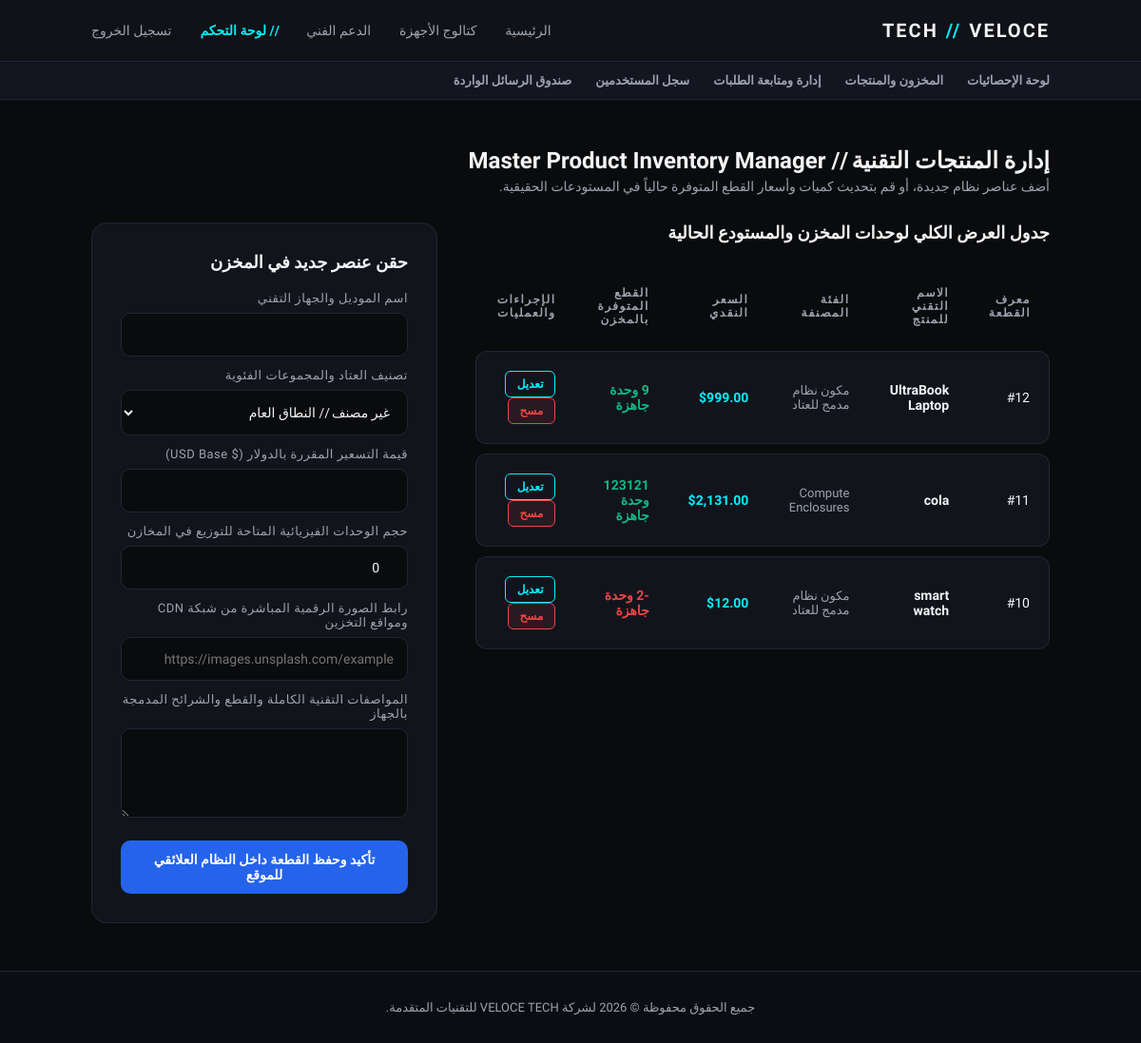
Page /admin_products.php (signed in) on the committed database.
### tables this page shows
CREATE TABLE `products` (
  `product_id` int(11) NOT NULL,
  `name` varchar(150) NOT NULL,
  `description` text DEFAULT NULL,
  `price` decimal(10,2) NOT NULL,
  `stock_quantity` int(11) DEFAULT 0,
  `image_url` varchar(255) DEFAULT NULL,
  `category_id` int(11) DEFAULT NULL,
  `created_at` timestamp NOT NULL DEFAULT current_timestamp()
);

CREATE TABLE `categories` (
  `category_id` int(11) NOT NULL,
  `name` varchar(50) NOT NULL,
  `description` text DEFAULT NULL
);

### admin_products.php (the view, shortened to what this page needs)
<?php
require_once 'config.php';
$edit_mode = false;
$edit_p = [
    'product_id'=>'', 'name'=>'', 'description'=>'', 'price'=>'', 'stock_quantity'=>'', 'image_url'=>'', 'category_id'=>''
];
$products = $pdo->query("SELECT p.*, c.name as category_name FROM products p LEFT JOIN categories c ON p.category_id = c.category_id ORDER BY p.product_id DESC")->fetchAll();
render_header("لوحة تجميع وإدارة مخازن المنتجات");
?>
<h2 style="font-size:24px; font-weight:700; margin-bottom:5px; text-align: right;">إدارة المنتجات التقنية // Master Product Inventory Manager</h2>
<p style="color:var(--text-secondary); font-size:14px; margin-bottom:30px; text-align: right;">أضف عناصر نظام جديدة، أو قم بتحديث كميات وأسعار القطع المتوفرة حالياً في المستودعات الحقيقية.</p>
<div style="display:flex; flex-wrap:wrap; gap:40px; margin-top:20px; flex-direction: row-reverse;">
    <div style="flex:1; min-width:320px; background:var(--bg-card); padding:30px; border-radius:16px; border:1px solid var(--border-color); height:fit-content; text-align: right;">
        <h3 style="color:var(--text-primary); font-size:18px; margin-bottom:20px; font-weight:600;"><?php echo $edit_mode ? 'تحديث حقول البيانات المستهدفة' : 'حقن عنصر جديد في المخزن'; ?></h3>
        <form method="POST" action="admin_products.php">
            <div style="margin-bottom:12px;">
                <label for="name">اسم الموديل والجهاز التقني</label>
                <input type="text" name="name" id="name" class="form-control" value="<?php echo sanitize($edit_p['name']); ?>" required style="background:var(--bg-main);">
            </div>
            <div style="margin-bottom:12px;">
                <label for="category_id">تصنيف العتاد والمجموعات الفئوية</label>
                <select name="category_id" id="category_id" class="form-control" style="background:var(--bg-main); padding:14px;">
                    <option value="0">غير مصنف // النطاق العام</option>
                </select>
            </div>
            <div style="margin-bottom:12px;">
                <label for="price">قيمة التسعير المقررة بالدولار ($ USD Base)</label>
                <input type="number" step="0.01" name="price" id="price" class="form-control" value="<?php echo $edit_p['price']; ?>" required style="background:var(--bg-main); direction:ltr;">
            </div>
            <div style="margin-bottom:12px;">
                <label for="stock_quantity">حجم الوحدات الفيزيائية المتاحة للتوزيع في المخازن</label>
                <input type="number" name="stock_quantity" id="stock_quantity" class="form-control" value="<?php echo $edit_p['stock_quantity'] ? $edit_p['stock_quantity'] : 0; ?>" required style="background:var(--bg-main); direction:ltr;">
            </div>
            <div style="margin-bottom:12px;">
                <label for="image_url">رابط الصورة الرقمية المباشرة من شبكة CDN ومواقع التخزين</label>
                <input type="url" name="image_url" id="image_url" class="form-control" value="<?php echo sanitize($edit_p['image_url']); ?>" placeholder="https://images.unsplash.com/example" style="background:var(--bg-main); direction:ltr;">
            </div>
            <div style="margin-bottom:20px;">
                <label for="description">المواصفات التقنية الكاملة والقطع والشرائح المدمجة بالجهاز</label>
                <textarea name="description" id="description" rows="4" class="form-control" style="background:var(--bg-main);"></textarea>
            </div>
            <button type="submit" name="action_save" class="btn btn-accent" style="width:100%; border-radius:10px;"><?php echo $edit_mode ? 'تطبيق وإجراء الكتابة الفوقية للبيانات' : 'تأكيد وحفظ القطعة داخل النظام العلائقي للموقع'; ?></button>
        </form>
    </div>
    <div style="flex:2; min-width:320px; text-align: right;">
        <h3 style="font-size:18px; font-weight:600; margin-bottom:10px;">جدول العرض الكلي لوحدات المخزن والمستودع الحالية</h3>
        <table>
            <thead>
                <tr>
                    <th>معرف القطعة</th>
                    <th>الاسم التقني للمنتج</th>
                    <th>الفئة المصنفة</th>
                    <th>السعر النقدي</th>
                    <th>القطع المتوفرة بالمخزن</th>
                    <th>الإجراءات والعمليات</th>
                </tr>
            </thead>
            <tbody>
                <?php foreach($products as $p): ?>
                    <tr>
                        <td>#<?php echo $p['product_id']; ?></td>
                        <td><strong><?php echo sanitize($p['name']); ?></strong></td>
                        <td style="font-size:13px; color:var(--text-secondary);"><?php echo sanitize($p['category_name'] ?? 'مكون نظام مدمج للعتاد'); ?></td>
                        <td style="font-weight:700; color:var(--accent-cyan);">$<?php echo number_format($p['price'], 2); ?></td>
                        <td style="font-weight:700; color: <?php echo $p['stock_quantity'] > 0 ? 'var(--success)' : 'var(--danger)'; ?>;"><?php echo $p['stock_quantity']; ?> وحدة جاهزة</td>
                        <td>
                            <a href="admin_products.php?edit=<?php echo $p['product_id']; ?>" class="btn btn-cyan" style="padding:6px 12px; font-size:12px; border-radius:6px; margin-left:5px;">تعديل</a>
                            <a href="admin_products.php?delete=<?php echo $p['product_id']; ?>" class="btn btn-danger" style="padding:6px 12px; font-size:12px; border-radius:6px;" onclick="return confirm('تأكيد مسح هذه القطعة كلياً من دائرة المبيعات وأنظمة العرض والطلب؟');">مسح</a>
                        </td>
                    </tr>
                <?php endforeach; ?>
            </tbody>
        </table>
    </div>
</div>
<?php render_footer(); ?>

### config.php (shortened to what this page needs)
<?php
function sanitize($data) {
    return htmlspecialchars(trim($data), ENT_QUOTES, 'UTF-8');
}
function render_header($title = "VELOCE // TECH") {
    $role = isset($_SESSION['role']) ? $_SESSION['role'] : '';
    ?>
    <!DOCTYPE html>
    <html lang="ar" dir="rtl">
    <head>
    </head>
    <body>
    <header>
        <a href="index.php" class="logo">VELOCE<span>//</span>TECH</a>
        <nav>
            <a href="index.php">الرئيسية</a>
            <a href="products.php">كتالوج الأجهزة</a>
            <a href="contact.php">الدعم الفني</a>
            <?php if($role === 'customer'): ?>
                <a href="cart.php">سلة المشتريات</a>
                <a href="profile.php">حسابي الشخصي</a>
                <a href="logout.php">تسجيل الخروج</a>
            <?php elseif($role === 'admin'): ?>
                <a href="admin_dashboard.php" class="active">// لوحة التحكم</a>
                <a href="logout.php">تسجيل الخروج</a>
            <?php else: ?>
                <a href="login.php">تسجيل الدخول</a>
            <?php endif; ?>
        </nav>
    </header>
    <?php if($role === 'admin'): ?>
        <div class="admin-menu">
            <a href="admin_dashboard.php">لوحة الإحصائيات</a>
            <a href="admin_products.php">المخزون والمنتجات</a>
            <a href="admin_orders.php">إدارة ومتابعة الطلبات</a>
            <a href="admin_users.php">سجل المستخدمين</a>
            <a href="admin_messages.php">صندوق الرسائل الواردة</a>
        </div>
    <?php endif; ?>
    <div class="container">
    <?php
}
function render_footer() {
    ?>
    </div>
    <footer>
        <p>جميع الحقوق محفوظة &copy; <?php echo date('Y'); ?> لشركة VELOCE TECH للتقنيات المتقدمة.</p>
    </footer>
    </body>
    </html>
    <?php
}
?>

### config.php (style rules this page uses)
:root { --bg-main: #0a0b0d; --bg-card: #12141c; --text-primary: #f3f4f6; --text-secondary: #9ca3af; --accent-cyan: #00f0ff; --accent-blue: #2563eb; --border-color: #222533; --danger: #ef4444; --success: #10b981; }
* { box-sizing: border-box; margin: 0; padding: 0; font-family: 'Tajawal', 'Plus Jakarta Sans', sans-serif; }
body { background: var(--bg-main); color: var(--text-primary); min-height: 100vh; display: flex; flex-direction: column; -webkit-font-smoothing: antialiased; }
header { background: rgba(18, 20, 28, 0.85); backdrop-filter: blur(12px); border-bottom: 1px solid var(--border-color); padding: 20px 8%; display: flex; justify-content: space-between; align-items: center; position: sticky; top: 0; z-index: 1000; }
.logo { font-size: 20px; font-weight: 700; letter-spacing: 2px; color: var(--text-primary); text-decoration: none; display: flex; align-items: center; gap: 8px; }
.logo span { color: var(--accent-cyan); }
nav { display: flex; align-items: center; gap: 30px; }
nav a { color: var(--text-secondary); text-decoration: none; font-size: 14px; font-weight: 500; transition: color 0.2s, text-shadow 0.2s; }
nav a.active { color: var(--accent-cyan); font-weight: 600; }
.container { padding: 50px 8%; flex: 1; width: 100%; max-width: 1400px; margin: 0 auto; }
.btn { background: var(--text-primary); color: var(--bg-main); padding: 12px 24px; border: none; border-radius: 10px; text-decoration: none; cursor: pointer; display: inline-block; font-size: 14px; font-weight: 600; transition: background 0.2s, transform 0.1s, box-shadow 0.2s; text-align: center; }
.btn-accent { background: var(--accent-blue); color: white; }
.btn-cyan { background: transparent; border: 1px solid var(--accent-cyan); color: var(--accent-cyan); }
.btn-danger { background: rgba(239, 68, 68, 0.1); border: 1px solid var(--danger); color: var(--danger); }
.form-control { width: 100%; padding: 14px; margin-top: 8px; background: #181a26; border: 1px solid var(--border-color); border-radius: 10px; color: var(--text-primary); font-size: 14px; outline: none; transition: border-color 0.2s; text-align: right; }
label { font-size: 13px; font-weight: 500; color: var(--text-secondary); letter-spacing: 0.5px; display: block; text-align: right; }
table { width: 100%; border-collapse: separate; border-spacing: 0 10px; margin-top: 20px; text-align: right; }
th { padding: 16px 20px; color: var(--text-secondary); font-size: 12px; text-transform: uppercase; letter-spacing: 1.5px; font-weight: 600; }
td { padding: 20px; background: var(--bg-card); border-top: 1px solid var(--border-color); border-bottom: 1px solid var(--border-color); color: var(--text-primary); font-size: 14px; }
td:first-child { border-right: 1px solid var(--border-color); border-radius: 0 12px 12px 0; }
td:last-child { border-left: 1px solid var(--border-color); border-radius: 12px 0 0 12px; }
.admin-menu { background: #131521; border-bottom: 1px solid var(--border-color); padding: 12px 8%; display: flex; justify-content: flex-start; gap: 25px; }
.admin-menu a { color: var(--text-secondary); font-size: 13px; font-weight: 600; text-decoration: none; transition: color 0.2s; }
footer { background: #0c0d12; border-top: 1px solid var(--border-color); text-align: center; padding: 30px; margin-top: auto; font-size: 13px; color: var(--text-secondary); }

### rows in the picture
products: product_id "12", name "UltraBook Laptop", category_name "مكون نظام مدمج للعتاد", price "999.00"
products: product_id "11", name "cola", category.name "Compute Enclosures", price "2,131.00", stock_quantity "123121"
products: product_id "10", name "smart watch", category_name "مكون نظام مدمج للعتاد", price "12.00", stock_quantity "-2"
